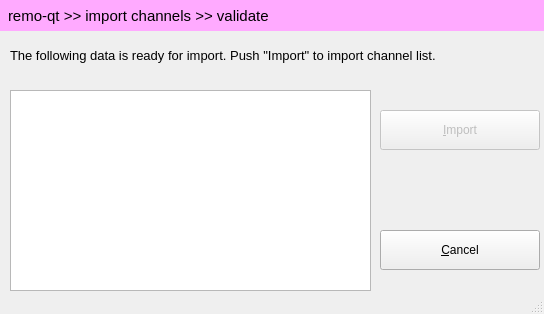
<?xml version="1.0" encoding="UTF-8"?>
<ui version="4.0">
 <class>MainWindow</class>
 <widget class="QMainWindow" name="MainWindow">
  <property name="geometry">
   <rect>
    <x>0</x>
    <y>0</y>
    <width>544</width>
    <height>314</height>
   </rect>
  </property>
  <property name="windowTitle">
   <string>remo-qt</string>
  </property>
  <widget class="QWidget" name="centralwidget">
   <widget class="QWidget" name="verticalLayoutWidget">
    <property name="geometry">
     <rect>
      <x>-1</x>
      <y>0</y>
      <width>551</width>
      <height>31</height>
     </rect>
    </property>
    <layout class="QVBoxLayout" name="verticalLayout">
     <item>
      <widget class="QLabel" name="label">
       <property name="font">
        <font>
         <family>Arial</family>
         <pointsize>11</pointsize>
        </font>
       </property>
       <property name="styleSheet">
        <string notr="true">background:rgb(255, 170, 255);
padding:0 0 0 5;</string>
       </property>
       <property name="text">
        <string>remo-qt &gt;&gt; import channels &gt;&gt; validate</string>
       </property>
      </widget>
     </item>
    </layout>
   </widget>
   <widget class="QWidget" name="verticalLayoutWidget_2">
    <property name="geometry">
     <rect>
      <x>10</x>
      <y>30</y>
      <width>541</width>
      <height>51</height>
     </rect>
    </property>
    <layout class="QVBoxLayout" name="verticalLayout_2">
     <item>
      <widget class="QLabel" name="label_2">
       <property name="font">
        <font>
         <family>Arial</family>
         <pointsize>10</pointsize>
        </font>
       </property>
       <property name="text">
        <string>The following data is ready for import. Push &quot;Import&quot; to import channel list.</string>
       </property>
       <property name="wordWrap">
        <bool>true</bool>
       </property>
       <property name="margin">
        <number>5</number>
       </property>
      </widget>
     </item>
    </layout>
   </widget>
   <widget class="QWidget" name="verticalLayoutWidget_3">
    <property name="geometry">
     <rect>
      <x>10</x>
      <y>90</y>
      <width>361</width>
      <height>201</height>
     </rect>
    </property>
    <layout class="QVBoxLayout" name="verticalLayout_3">
     <item>
      <widget class="QTableWidget" name="tableWidget">
       <property name="font">
        <font>
         <pointsize>7</pointsize>
        </font>
       </property>
       <property name="horizontalScrollBarPolicy">
        <enum>Qt::ScrollBarAlwaysOff</enum>
       </property>
      </widget>
     </item>
    </layout>
   </widget>
   <widget class="QWidget" name="verticalLayoutWidget_5">
    <property name="geometry">
     <rect>
      <x>380</x>
      <y>220</y>
      <width>160</width>
      <height>61</height>
     </rect>
    </property>
    <layout class="QVBoxLayout" name="verticalLayout_5">
     <item>
      <widget class="QPushButton" name="btncancel">
       <property name="enabled">
        <bool>true</bool>
       </property>
       <property name="minimumSize">
        <size>
         <width>0</width>
         <height>40</height>
        </size>
       </property>
       <property name="text">
        <string>&amp;Cancel</string>
       </property>
      </widget>
     </item>
    </layout>
   </widget>
   <widget class="QWidget" name="verticalLayoutWidget_6">
    <property name="geometry">
     <rect>
      <x>380</x>
      <y>100</y>
      <width>160</width>
      <height>61</height>
     </rect>
    </property>
    <layout class="QVBoxLayout" name="verticalLayout_6">
     <item>
      <widget class="QPushButton" name="btnimport">
       <property name="enabled">
        <bool>false</bool>
       </property>
       <property name="minimumSize">
        <size>
         <width>0</width>
         <height>40</height>
        </size>
       </property>
       <property name="text">
        <string>&amp;Import</string>
       </property>
      </widget>
     </item>
    </layout>
   </widget>
  </widget>
  <widget class="QStatusBar" name="statusbar"/>
 </widget>
 <resources/>
 <connections/>
</ui>
